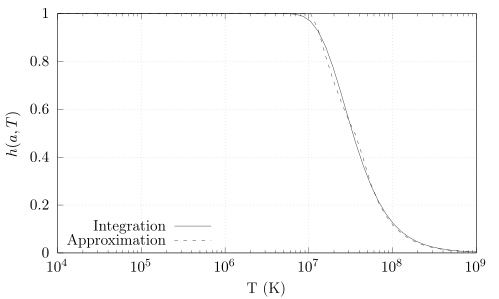

The gnuplot source for this figure:
load "../turbo.pal"
set terminal cairolatex standalone pdf size 5in,3in
set output "temp.tex"
set key bottom left
set ylabel '$h(a,T)$'
set ytics 0.2 nomirror
set logscale x
set format x '$10^{%L}$'
set xrange [1e4:1e9]
set xlabel 'T (K)'
plot "electron-transparency-temp.txt" u 1:2 t "  Integration" w l ls 1,\
"" u 1:3 t "  Approximation" w l ls 2
